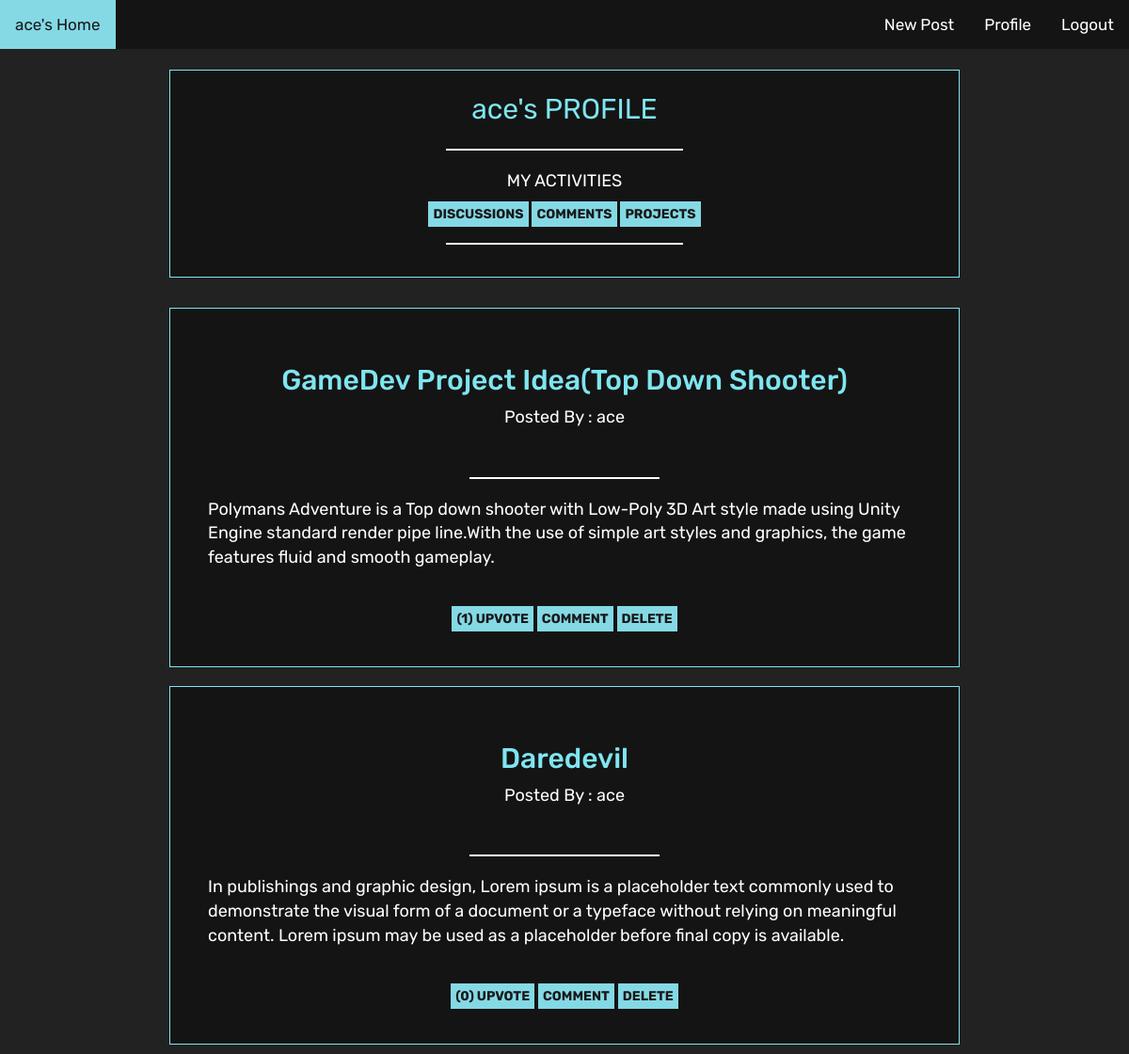
The app's page /usersave.php?projects=1 (signed in) with its own data.
### tables this page shows
CREATE TABLE `projecttable2` (
  `title` varchar(255) NOT NULL,
  `content` longtext NOT NULL,
  `author` varchar(255) NOT NULL,
  `image` varchar(255) NOT NULL,
  `id` int(11) NOT NULL,
  `likes` int(11) NOT NULL DEFAULT 0,
  `dislikes` int(11) NOT NULL DEFAULT 0,
  `tags` int(11) NOT NULL
);

### get_savedposts.php (the view, shortened to what this page needs)
<?php
function getMyProj(){
  $con = mysqli_connect("localhost","root","","posts");
  $user=$_SESSION['email'];
  $query = "SELECT * FROM `projecttable2` where author='$user'";
  $result=mysqli_query($con,$query);
    while($row=mysqli_fetch_array($result)){
      echo '
      <div class="container">
      <h3 class="posttitle">'.$row['title'].'</h3>
      <p class="postcontent">Posted By : '.$row['author'].'</p>
      <br>
      <hr width="200px">
      <p class="postcontent">'.$row['content'].'<p>
      <br>
      <div class ="interact">
      <a class="btnLike" href="like_proj.php?id='.$row["id"].'"><span>('.$row["likes"].') </span>UPVOTE</a>
      <a class="btnLike" href="comment_proj.php?id='.$row["id"].'"></span>COMMENT</a>
      <a class="btnLike" href="deleteProj.php?id='.$row["id"].'"></span>DELETE</a>
      </div>
      </div>
      ';
  }
}
?>

### styles/inprof.css (style rules this page uses)
body { background: #222222; }
.container { display: flex; flex-direction: column; align-items: center; background: #141414; border:1px solid #7FE5F0; margin-top: 10px; margin-bottom: 10px; padding:40px; width:70%; }
hr { border: 1px solid ; color:#fff; }
.posttitle { font-size: 30px; font-family: 'Rubik', sans-serif; color:#7FE5F0; }
.postcontent { font-size: 18px; font-family: 'Rubik', sans-serif; color:#fff; }
.btnLike { width: 100%; padding: 5px; background-color:#84D9E5; color:#191919; border:0; font-weight: bold; font-family: 'Rubik', sans-serif; }

### records on screen
projecttable2: title "GameDev Project Idea(Top Down Shooter)", author "ace", content "Polymans Adventure is a Top down shooter with Low-Poly 3D Art style made using Unity Engine standard render pipe line.With the use of simple art styles and graphics, the game features fluid and smooth gameplay.", likes "1"
projecttable2: title "Daredevil", author "ace", content "In publishings and graphic design, Lorem ipsum is a placeholder text commonly used to demonstrate the visual form of a document or a typeface without relying on meaningful content. Lorem ipsum may be used as a placeholder before final copy is available.", likes "0"

### other values on screen
$_SESSION["email"] "ace"
